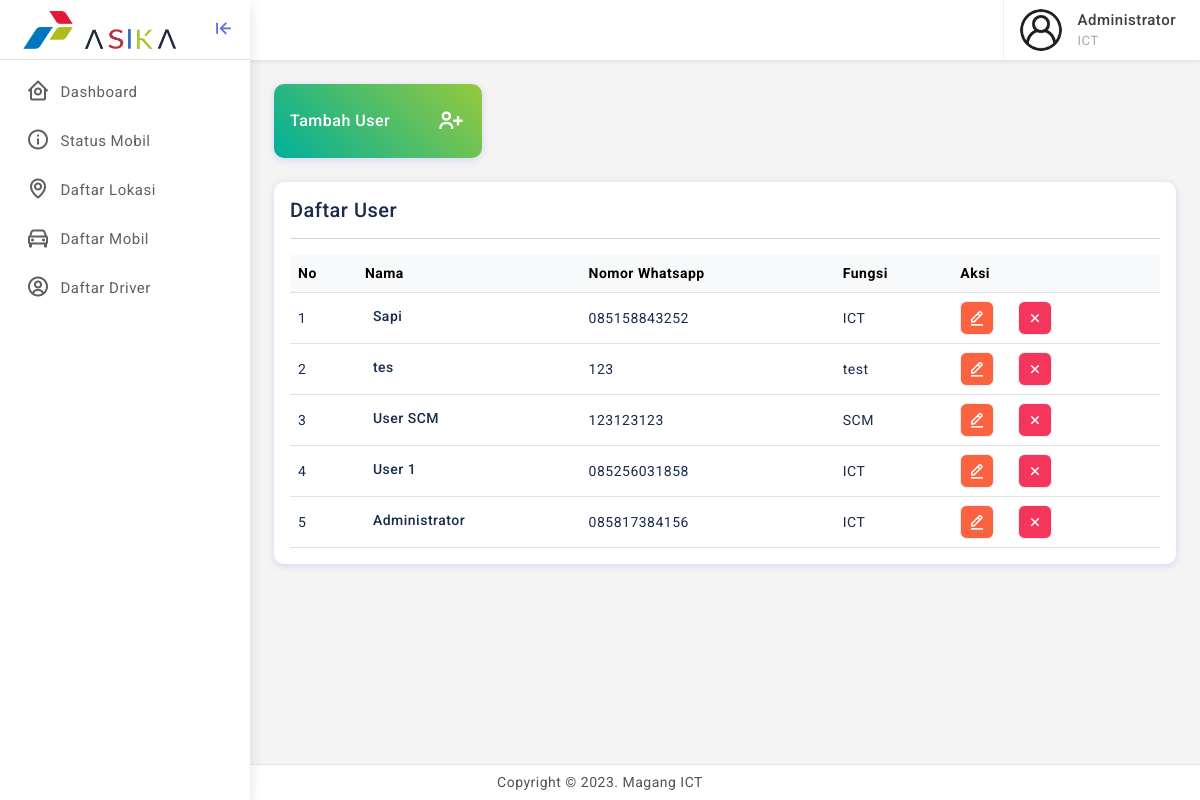
The page /dashboard/user.php (signed in) on the database as committed earlier.
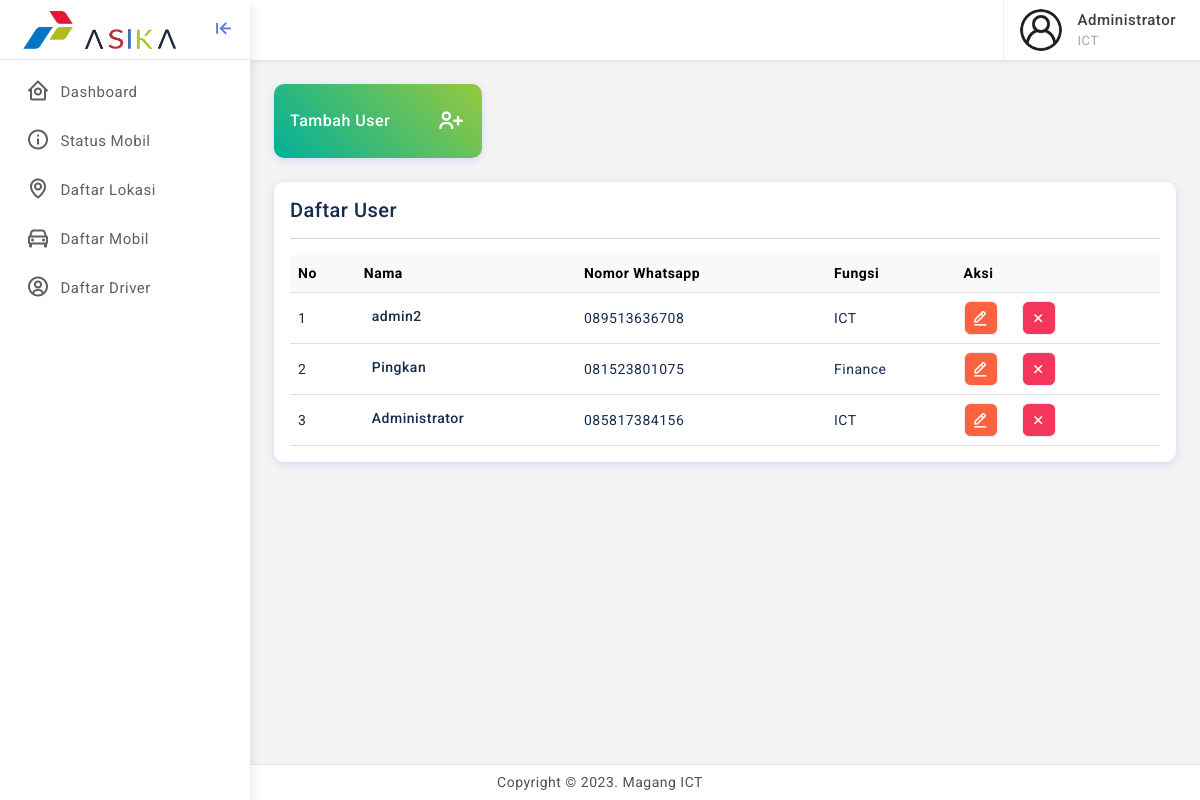
The same page on the database as committed later.
### tables this page shows
CREATE TABLE `tb_user` (
  `id_user` int(11) NOT NULL,
  `nama` varchar(100) NOT NULL,
  `nomor` varchar(50) NOT NULL,
  `fungsi` varchar(50) NOT NULL,
  `username` varchar(100) NOT NULL,
  `password` varchar(100) NOT NULL,
  `role` varchar(20) NOT NULL
);

### dashboard/user.php (the view, shortened to what this page needs)
<?php
include "../include/koneksi.php";
include "../include/head.php";
$data = mysqli_query($koneksi, "SELECT * FROM `tb_user` WHERE `tb_user`.`id_user` != '1' ORDER BY `tb_user`.`id_user` DESC");
?>
<div class="row row-cols-1 row-cols-md-2 row-cols-xl-4">
	<div class="col">
		<a href="#" data-bs-toggle="modal" data-bs-target="#tambahUserModal">
			<div class="card radius-10 bg-gradient-ohhappiness">
				<div class="card-body">
					<div class="d-flex align-items-center">
						<h6 class="mb-0 text-white">Tambah User</h6>
						<div class="ms-auto">
							<i class='bx bx-user-plus fs-3 text-white'></i>
						</div>
					</div>
				</div>
			</div>
		</a>
	</div>
</div>
<div class="card radius-10">
	<div class="card-body">
		<div class="d-flex align-items-center">
			<div>
				<h5 class="mb-0">Daftar User</h5>
			</div>
		</div>
		<hr>
		<div class="table-responsive">
			<table class="table align-middle mb-0" id="dt">
				<thead class="table-light">
					<tr>
						<th>No</th>
						<th>Nama</th>
						<th>Nomor Whatsapp</th>
						<th>Fungsi</th>
						<th>Aksi</th>
					</tr>
				</thead>
				<tbody>
					<?php
					$no = 1;
					foreach ($data as $d) {
					?>
						<tr>
							<td><?= $no++; ?></td>
							<td>
								<div class="d-flex align-items-center">
									<div class="ms-2">
										<h6 class="mb-1 font-14"><?= htmlspecialchars($d['nama']); ?></h6>
									</div>
								</div>
							</td>
							<td><?= htmlspecialchars($d['nomor']); ?></td>
							<td><?= htmlspecialchars($d['fungsi']); ?></td>
							<td>
								<div class="d-flex order-actions">
									<a href="#" class="bg bg-warning text-white" data-bs-toggle="modal" data-bs-target="#editModal<?= $no; ?>"><i class="bx bx-edit-alt"></i></a>
									<a href="#" class="bg bg-danger text-white ms-4" data-bs-toggle="modal" data-bs-target="#hapusModal<?= $no; ?>"><i class="bx bx-x"></i></a>
								</div>
							</td>
						</tr>
					<?php
					}
					?>
				</tbody>
			</table>
		</div>
	</div>
</div>
<?php
include "../include/foot.php";
?>

### include/head.php (shortened to what this page needs)
<!doctype html>
<html lang="en" class="light-theme">
<head>
	<link href="../assets/plugins/perfect-scrollbar/css/perfect-scrollbar.css" rel="stylesheet" />
	<link href="../assets/plugins/metismenu/css/metisMenu.min.css" rel="stylesheet" />
	<link href="../assets/plugins/datatable/css/dataTables.bootstrap5.min.css" rel="stylesheet" />
	<link href="../assets/css/pace.min.css" rel="stylesheet" />
	<link href="../assets/css/bootstrap.min.css" rel="stylesheet">
	<link href="../assets/css/bootstrap-extended.css" rel="stylesheet">
	<link href="../assets/css/app.css" rel="stylesheet">
	<link href="../assets/css/icons.css" rel="stylesheet">
</head>
<body>
	<div class="wrapper">
		<div class="sidebar-wrapper" data-simplebar="true">
			<div class="sidebar-header">
				<div class="ms-2">
					<img src="../assets/images/logopertamina.png" class="logo-icon ">
				</div>
				<div>
					<div class="logo-text mt-3">
						<img src="../assets/images/ASIKA-logotype.png" width="95" height="20">
					</div>
				</div>
				<div class="toggle-icon ms-auto"><i class='bx bx-arrow-to-left'></i>
				</div>
			</div>
			<ul class="metismenu" id="menu">
				<?php
				if ($_SESSION['role'] == "admin") {
				?>
					<li>
						<a href="index.php">
							<div class="parent-icon"><i class='bx bx-home-circle'></i>
							</div>
							<div class="menu-title">Dashboard</div>
						</a>
					</li>
					<li>
						<a href="status-mobil.php">
							<div class="parent-icon"><i class='bx bx-info-circle'></i>
							</div>
							<div class="menu-title">Status Mobil</div>
						</a>
					</li>
					<li>
						<a href="daftar-lokasi.php">
							<div class="parent-icon"><i class='bx bx-map'></i>
							</div>
							<div class="menu-title">Daftar Lokasi</div>
						</a>
					</li>
					<li>
						<a href="daftar-mobil.php">
							<div class="parent-icon"><i class='bx bx-car'></i>
							</div>
							<div class="menu-title">Daftar Mobil</div>
						</a>
					</li>
					<li>
						<a href="daftar-driver.php">
							<div class="parent-icon"><i class='bx bx-user-circle'></i>
							</div>
							<div class="menu-title">Daftar Driver</div>
						</a>
					</li>
				<?php
				} else {
				?>
					<span> </span>
				<?php
				}
				?>
			</ul>
		</div>
		<header>
			<div class="topbar d-flex align-items-center">
				<nav class="navbar navbar-expand">
					<div class="user-box dropdown">
						<a class="d-flex align-items-center nav-link dropdown-toggle dropdown-toggle-nocaret" href="#" role="button" data-bs-toggle="dropdown" aria-expanded="false">
							<img src="../assets/images/icons/user.png" class="user-img" alt="user avatar">
							<div class="user-info ps-3">
								<p class="user-name mb-0"><?php echo $_SESSION['qwe']; ?></p>
								<p class="designattion mb-0"><?php echo $_SESSION['fungsi']; ?></p>
							</div>
						</a>
					</div>
				</nav>
			</div>
		</header>
		<div class="page-wrapper">
			<div class="page-content">

### include/foot.php (shortened to what this page needs)
</div>
</div>
<footer class="page-footer">
	<p class="mb-0">Copyright © 2023. Magang ICT </p>
</footer>
</div>
</body>
</html>

### assets/css/app.css (style rules this page uses)
body { font-size: 14px; color: #4c5258; letter-spacing: .5px; background-color: #f4f4f4; overflow-x: hidden; font-family: Roboto, sans-serif }
a { text-decoration: none }
.wrapper { width: 100%; position: relative }
.sidebar-wrapper { width: 250px; height: 100%; position: fixed; top: 0; bottom: 0; left: 0; background: #fff; border-right: 0 solid #e4e4e4; z-index: 11; box-shadow: 0 .3rem .8rem rgba(0, 0, 0, .12)!important; transition: all .2s ease-out }
.sidebar-header { width: 250px; height: 60px; display: flex; align-items: center; position: fixed; top: 0; bottom: 0; padding: 0 15px; z-index: 5; background: #fff; background-clip: padding-box; border-bottom: 1px solid #e4e4e4 }
.logo-icon { width: 50px; }
.logo-text { font-size: 22px; margin-left: 10px; margin-bottom: 0; letter-spacing: 1px; color: #5e72e4 }
.toggle-icon { font-size: 22px; cursor: pointer; color: #5e72e4 }
.topbar { position: fixed; top: 0; left: 250px; right: 0; height: 60px; background: #fff; border-bottom: 1px solid rgb(228 228 228 / 0%); z-index: 10; box-shadow: 0 .125rem .25rem rgba(0, 0, 0, .075)!important }
.topbar .navbar { width: 100%; height: 60px; padding-left: 1.5rem; padding-right: 1.5rem; }
.page-wrapper { height: 100%; margin-top: 60px; margin-bottom: 30px; margin-left: 250px }
.page-content { padding: 1.5rem 1.5rem 0.7rem 1.5rem }
.page-footer { background: #fff; left: 0; right: 0; bottom: 0; position: fixed; text-align: center; padding: 7px; font-size: 14px; border-top: 1px solid #e4e4e4; z-index: 3 }
.sidebar-wrapper ul { padding: 0; margin: 0; list-style: none; background: 0 0 }
.sidebar-wrapper .metismenu { background: 0 0; display: -webkit-box; display: -ms-flexbox; display: flex; padding: 10px; margin-top: 60px; -webkit-box-orient: vertical; -webkit-box-direction: normal; -ms-flex-direction: column; flex-direction: column }
.sidebar-wrapper .metismenu li+li { margin-top: 5px }
.sidebar-wrapper .metismenu>li { display: -webkit-box; display: -ms-flexbox; display: flex; -webkit-box-orient: vertical; -webkit-box-direction: normal; -ms-flex-direction: column; flex-direction: column; position: relative }
.sidebar-wrapper .metismenu a { position: relative; display: flex; align-items: center; justify-content: left; padding: 8px 15px; font-size: 15px; color: #5f5f5f; outline-width: 0; text-overflow: ellipsis; overflow: hidden; letter-spacing: .5px; border: 1px solid #ffffff00; transition: all .3s ease-out }
.sidebar-wrapper .metismenu a .parent-icon { font-size: 24px; line-height: 1 }
.sidebar-wrapper .metismenu a .menu-title { margin-left: 10px }
.order-actions a { font-size: 18px; width: 34px; height: 34px; display: flex; align-items: center; justify-content: center; background: #f1f1f1; border: 1px solid #eeecec; text-align: center; border-radius: 20%; color: #2b2a2a }
.font-14 { font-size: 14px }
.radius-10 { border-radius: 10px }
.bg-gradient-ohhappiness { background: #00b09b; background: -webkit-linear-gradient( 45deg , #00b09b, #96c93d)!important; background: linear-gradient( 45deg , #00b09b, #96c93d)!important; }
.dropdown-toggle-nocaret:after { display: none }
.user-img { width: 42px; height: 42px; border-radius: 50%; border: 0 solid #e5e5e5; padding: 0; margin-left: 1rem; }
.user-info .user-name { font-size: 15px; font-weight: 500; color: #413c3c }
.user-info .designattion { font-size: 13px; color: #a9a8a8 }
.user-box { display: flex; align-items: center; height: 60px; border-left: 1px solid #f0f0f0; margin-left: 1rem }

Rows that differ between the two databases and show on the page:
removed tb_user: nama "Sapi", nomor "085158843252", fungsi "ICT"
removed tb_user: nama "tes", nomor "123", fungsi "test"
removed tb_user: nama "User SCM", nomor "123123123", fungsi "SCM"
removed tb_user: nama "User 1", nomor "085256031858", fungsi "ICT"
added tb_user: nama "admin2", nomor "089513636708", fungsi "ICT"
added tb_user: nama "Pingkan", nomor "081523801075", fungsi "Finance"
